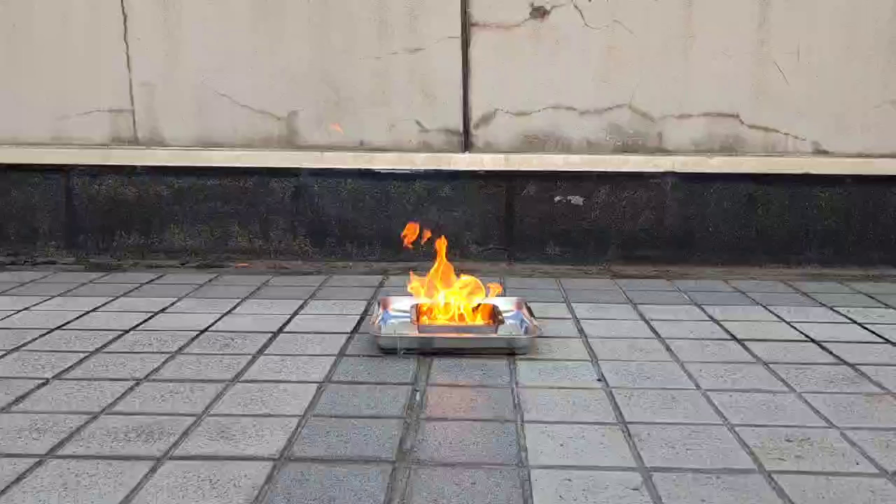
//> input picture OpenCV/StudyOpenCV/1.jpg, 2688 x 1512 px (shown at 1/3 size)
$ ./2_23_BackProjection 1.jpg   (built with g++ and OpenCV 4)
//> lines starting //> are read from the running program, lines starting //| are printed output that depends on the picture
// https://docs.opencv.org/4.x/da/d7f/tutorial_back_projection.html

#include "opencv2/imgproc.hpp"
#include "opencv2/imgcodecs.hpp"
#include "opencv2/highgui.hpp"
#include <iostream>
using namespace cv;
using namespace std;
Mat hue;
int bins = 25;
void Hist_and_Backproj(int, void* );
int main( int argc, char* argv[] )
{
    CommandLineParser parser( argc, argv, "{@input |  | input image}" );
    Mat src = imread( parser.get<String>( "@input" ) );
//> src is the input picture: 1512 rows x 2688 cols, CV_8UC3; mean B, G, R 132.8, 135.5, 140.5
    if( src.empty() )
    {
        cout << "Could not open or find the image!\n" << endl;
        cout << "Usage: " << argv[0] << " <Input image>" << endl;
        return -1;
    }
    Mat hsv;
    cvtColor( src, hsv, COLOR_BGR2HSV );
//> hsv: 1512 rows x 2688 cols, CV_8UC3; mean H, S, V 81.5, 23.3, 142.9
    hue.create(hsv.size(), hsv.depth());
    int ch[] = { 0, 0 };
    mixChannels( &hsv, 1, &hue, 1, ch, 1 );
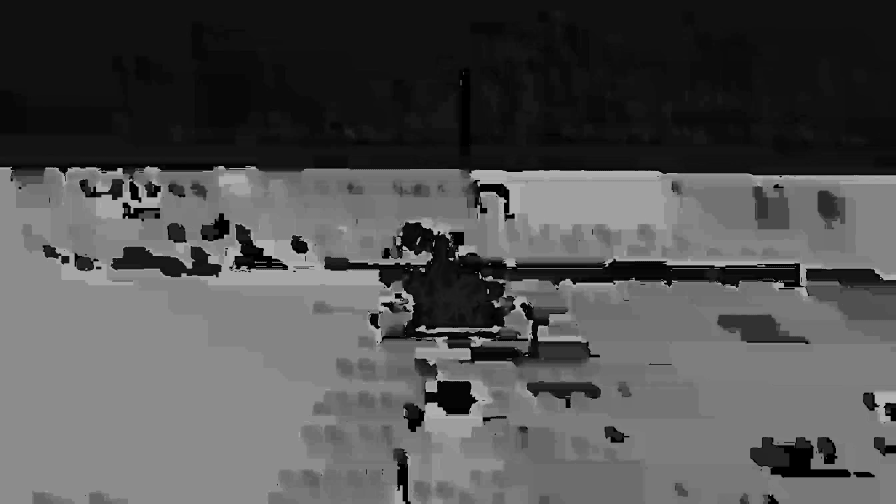
//> hue: 1512 rows x 2688 cols, CV_8UC1 (shown at 1/3 size); min 0, max 179, mean 81.5
    const char* window_image = "Source image";
    namedWindow( window_image );
    createTrackbar("* Hue  bins: ", window_image, &bins, 180, Hist_and_Backproj );
    Hist_and_Backproj(0, 0);
    imshow( window_image, src );
    // Wait until user exits the program
    waitKey();
    return 0;
}
void Hist_and_Backproj(int, void* )
{
    int histSize = MAX( bins, 2 );
    float hue_range[] = { 0, 180 };
    const float* ranges[] = { hue_range };
    Mat hist;
    calcHist( &hue, 1, 0, Mat(), hist, 1, &histSize, ranges, true, false );
//> hist = 25 values, max 1076112 at index 2, min 693 at index 8, mean 162570.2
    normalize( hist, hist, 0, 255, NORM_MINMAX, -1, Mat() );
//> hist = 25 values, max 255 at index 2, min 0 at index 8, mean 38.38
    Mat backproj;
    calcBackProject( &hue, 1, 0, hist, backproj, ranges, 1, true );
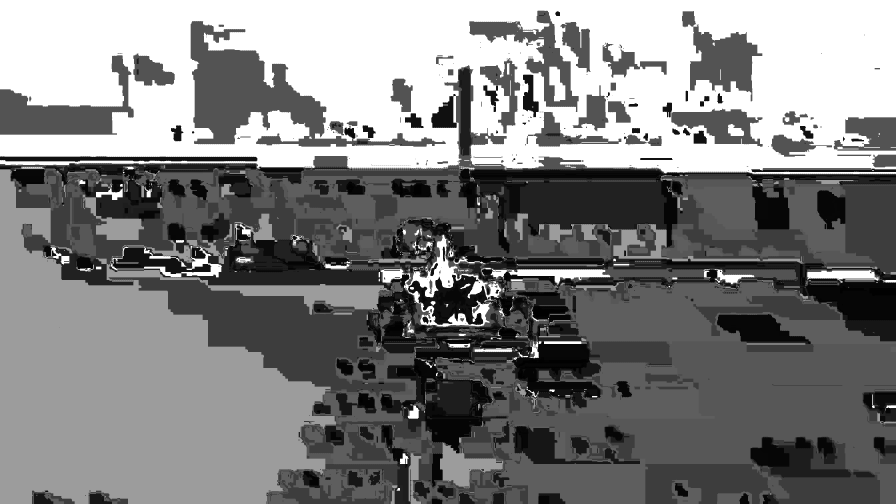
//> backproj: 1512 rows x 2688 cols, CV_8UC1 (shown at 1/3 size); min 0, max 255, mean 127.8
    imshow( "BackProj", backproj );
    int w = 400, h = 400;
    int bin_w = cvRound( (double) w / histSize );
    Mat histImg = Mat::zeros( h, w, CV_8UC3 );
    for (int i = 0; i < bins; i++)
    {
        rectangle( histImg, Point( i*bin_w, h ), Point( (i+1)*bin_w, h - cvRound( hist.at<float>(i)*h/255.0 ) ),
                   Scalar( 0, 0, 255 ), FILLED );
    }
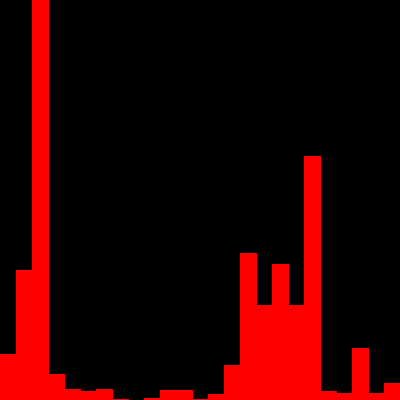
//> histImg: 400 rows x 400 cols, CV_8UC3; mean B, G, R 0, 0, 39.7
    imshow( "Histogram", histImg );
}
